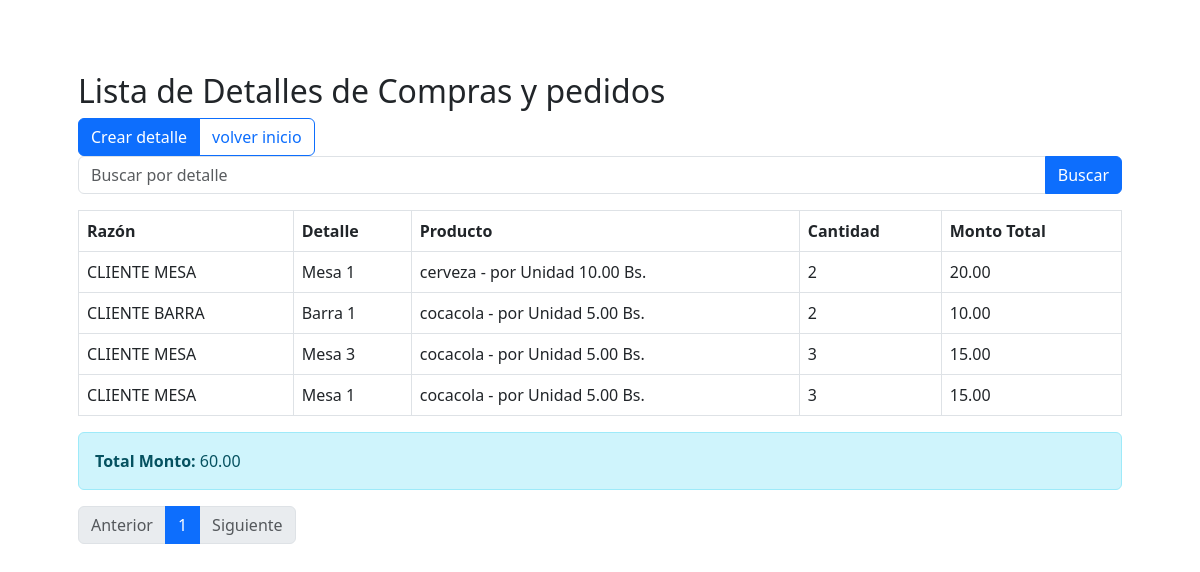
The page /detalles/ on the database its author committed.
### licoreria/models.py (models this page shows, shortened)
class Detalle(models.Model):
    id_det = models.AutoField(primary_key=True)
    razon = models.CharField(max_length=150)
    detalle = models.ForeignKey(Local, on_delete=models.CASCADE, related_name="localidad")
    producto = models.ForeignKey(Producto, on_delete=models.CASCADE, related_name="Productos")
    cantidad = models.IntegerField()
    monto_total = models.DecimalField(max_digits=10, decimal_places=2)

class Local(models.Model):
    ESTADO_CHOICES = [
        ('libre', 'Libre'),
        ('ocupado', 'Ocupado'),
    ]
    servicio = models.CharField(max_length=150)  # Descripción del servicio
    estado = models.CharField(
        max_length=10,
        choices=ESTADO_CHOICES,
        default='libre'
    )  # Campo con las opciones de estado
    def __str__(self):
        return f"{self.servicio}"

class Producto(models.Model):
    id_pro = models.AutoField(primary_key=True)
    nombre_pro = models.CharField(max_length=100)
    precio = models.DecimalField(max_digits=10, decimal_places=2)
    id_tipo = models.ForeignKey(Tipo, on_delete=models.CASCADE, related_name="productos")
    def __str__(self):
        return f"{self.nombre_pro} - por Unidad {self.precio} Bs."

### licoreria/views.py (the view)
# urls.py: path('detalles/', views.detalle_list, name='detalle_list'),
def detalle_list(request):
    filtro_detalle = request.GET.get('detalle', '')
    if filtro_detalle:
        detalles = Detalle.objects.filter(detalle__servicio__icontains=filtro_detalle)
    else:
        detalles = Detalle.objects.all()
    total_monto = sum(detalle.monto_total for detalle in detalles)
    paginator = Paginator(detalles, 10)  # Mostrar 10 detalles por página
    page_number = request.GET.get('page')  # Obtener el número de página
    page_obj = paginator.get_page(page_number)
    return render(request, 'detalle_list.html', {
        'page_obj': page_obj,
        'total_monto': total_monto,
        'filtro_detalle': filtro_detalle,
    })

### licoreria/templates/detalle_list.html (shortened to what this page needs)
<!DOCTYPE html>
<html lang="en">
<head>
    <link rel="stylesheet" href="https://cdn.jsdelivr.net/npm/bootstrap@5.3.0/dist/css/bootstrap.min.css">
</head>
<body>
    <div class="container mt-4 p-5">
        <h2>Lista de Detalles de Compras y pedidos</h2>
        <div class="btn-group" role="group" aria-label="Basic example">
            <a href="{% url 'detalle_create' %}" class="btn btn-primary" >Crear detalle</a>
            <a href="{% url 'home' %}" class="btn btn-outline-primary"> volver inicio</a>
        </div><br>
        <form method="get" class="mb-3">
            <div class="input-group">
                <input
                type="text"
                name="detalle"
                class="form-control"
                placeholder="Buscar por detalle"
                value="{{ filtro_detalle }}">
                <button type="submit" class="btn btn-primary">Buscar</button>
            </div>
        </form>
        <table class="table table-bordered">
            <thead>
                <tr>
                    <th>Razón</th>
                    <th>Detalle</th>
                    <th>Producto</th>
                    <th>Cantidad</th>
                    <th>Monto Total</th>
                </tr>
            </thead>
            <tbody>
                {% for detalle in page_obj %}
                <tr>
                    <td>{{ detalle.razon }}</td>
                    <td>{{ detalle.detalle }}</td>
                    <td>{{ detalle.producto }}</td>
                    <td>{{ detalle.cantidad }}</td>
                    <td>{{ detalle.monto_total }}</td>
                </tr>
                {% endfor %}
            </tbody>
        </table>
        <div class="alert alert-info">
            <strong>Total Monto:</strong> {{ total_monto }}
        </div>
        <nav aria-label="Page navigation">
            <ul class="pagination">
                {% if page_obj.has_previous %}
                <li class="page-item">
                    <a class="page-link" href="?page={{ page_obj.previous_page_number }}">Anterior</a>
                </li>
                {% else %}
                <li class="page-item disabled">
                    <span class="page-link">Anterior</span>
                </li>
                {% endif %}
                {% for num in page_obj.paginator.page_range %}
                <li class="page-item {% if page_obj.number == num %}active{% endif %}">
                    <a class="page-link" href="?page={{ num }}">{{ num }}</a>
                </li>
                {% endfor %}
                {% if page_obj.has_next %}
                <li class="page-item">
                    <a class="page-link" href="?page={{ page_obj.next_page_number }}">Siguiente</a>
                </li>
                {% else %}
                <li class="page-item disabled">
                    <span class="page-link">Siguiente</span>
                </li>
                {% endif %}
            </ul>
        </nav>
    </div>
</body>
</html>

### rows shown on the page
Detalle: razon "CLIENTE MESA", detalle "Mesa 1", producto "cerveza - por Unidad 10.00 Bs.", cantidad "2", monto_total "20.00"
Detalle: razon "CLIENTE BARRA", detalle "Barra 1", producto "cocacola - por Unidad 5.00 Bs.", cantidad "2", monto_total "10.00"
Detalle: razon "CLIENTE MESA", detalle "Mesa 3", producto "cocacola - por Unidad 5.00 Bs.", cantidad "3", monto_total "15.00"
Detalle: razon "CLIENTE MESA", detalle "Mesa 1", producto "cocacola - por Unidad 5.00 Bs.", cantidad "3", monto_total "15.00"

### other values the page prints
{{ total_monto }} "60.00"
{{ num }} "1"
